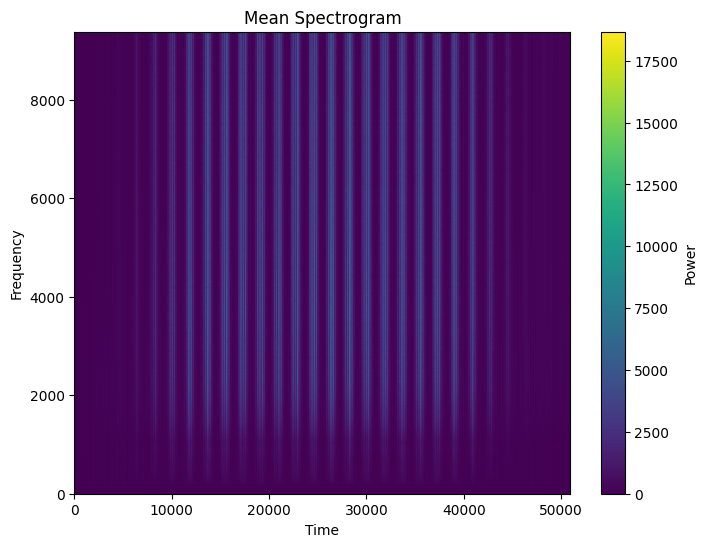

Python code for this plot:
import torch
import torch.nn as nn
import torch.optim as optim
import torch.nn.functional as F
from torchvision import datasets, transforms
import matplotlib.pyplot as plt
import numpy as np
from scipy.signal import spectrogram

# Define the DeepConvAutoencoder class
class DeepConvAutoencoder(nn.Module):
    def __init__(self):
        super(DeepConvAutoencoder, self).__init__()
        ## encoder layers ##
        self.conv1 = nn.Conv2d(1, 32, 3, padding=1)  
        self.conv2 = nn.Conv2d(32, 64, 3, padding=1)
        self.conv3 = nn.Conv2d(64, 128, 3, padding=1)
        self.pool = nn.MaxPool2d(2, 2)
        
        ## decoder layers ##
        self.t_conv1 = nn.ConvTranspose2d(128, 64, 2, stride=2)
        self.t_conv2 = nn.ConvTranspose2d(64, 32, 2, stride=2)
        self.t_conv3 = nn.ConvTranspose2d(32, 1, 2, stride=2)  # Adjusted stride to properly upsample
        
    def forward(self, x):
        ## encode ##
        x = F.relu(self.conv1(x))
        x = self.pool(x)
        x = F.relu(self.conv2(x))
        x = self.pool(x)
        x = F.relu(self.conv3(x))
        x = self.pool(x)  # compressed representation
        
        ## decode ##
        x = F.relu(self.t_conv1(x))
        x = F.relu(self.t_conv2(x))
        x = torch.sigmoid(self.t_conv3(x))  # output layer with sigmoid activation
                
        return x

# Load MNIST dataset and create data loaders
transform = transforms.Compose([transforms.Resize((28, 28)), transforms.ToTensor()])  # Resize images to match autoencoder input size

train_dataset = datasets.MNIST(root='./data', train=True, download=True, transform=transform)
train_loader = torch.utils.data.DataLoader(train_dataset, batch_size=64, shuffle=True)

# Initialize the deep autoencoder model
deep_autoencoder = DeepConvAutoencoder()

# Define the loss function and optimizer
criterion = nn.MSELoss()
optimizer = optim.Adam(deep_autoencoder.parameters(), lr=0.001)

# Number of epochs
n_epochs = 10

# List to store spectrograms at different epochs
spectrograms = []
reconstruction_losses = []

# Training loop
for epoch in range(n_epochs):
    print(f"Epoch {epoch+1}/{n_epochs}")
    running_loss = 0.0
    reconstruction_loss = 0.0
    
    # Train the model
    for batch_idx, (images, _) in enumerate(train_loader):
        optimizer.zero_grad()
        outputs = deep_autoencoder(images)
        
        # Resize the reconstructed outputs to match the size of the input images
        outputs_resized = F.interpolate(outputs, size=images.shape[-2:], mode='bilinear', align_corners=False)
        
        loss = criterion(outputs_resized, images)
        loss.backward()
        optimizer.step()
        running_loss += loss.item() * images.size(0)
        reconstruction_loss += loss.item()

        # Compute the spectrogram of the latent space for this batch
        with torch.no_grad():
            latent_space = deep_autoencoder.conv3(deep_autoencoder.conv2(deep_autoencoder.conv1(images)))
            # Reshape the latent space to (batch_size, channels, height, width)
            latent_space = latent_space.permute(0, 2, 3, 1)
            # Compute spectrogram
            freqs, times, Sxx = spectrogram(latent_space.numpy(), axis=-1)
            batch_spectrogram = np.mean(Sxx, axis=0)  # Average over batch
            spectrograms.append(batch_spectrogram)
    
    # Compute the average reconstruction loss for the epoch
    epoch_loss = running_loss / len(train_dataset)
    #avg_reconstruction_loss = reconstruction_loss / len(train_loader)
    print(f"Epoch Loss: {epoch_loss:.4f}")
    #reconstruction_losses.append(avg_reconstruction_loss)



# Save spectrograms
np.save('spectrograms.npy', np.array(spectrograms))

# Load the spectrogram data from the npy file
spectrogram_data = np.load('spectrograms.npy')

# Convert the numpy array to a PyTorch tensor
spectrogram_tensor = torch.tensor(spectrogram_data)





# Assuming mean_image is your PyTorch tensor
mean_image = torch.mean(spectrogram_tensor, dim=-1)  # Taking mean along the last dimension

# Reshape mean_image to a 2D array
mean_image_flat = mean_image.reshape(mean_image.shape[0], -1)

# Plot the mean spectrogram
plt.figure(figsize=(8, 6))
plt.imshow(mean_image_flat, aspect='auto', cmap='viridis', origin='lower')
plt.xlabel('Time')
plt.ylabel('Frequency')
plt.title('Mean Spectrogram')
plt.colorbar(label='Power')
plt.show()
